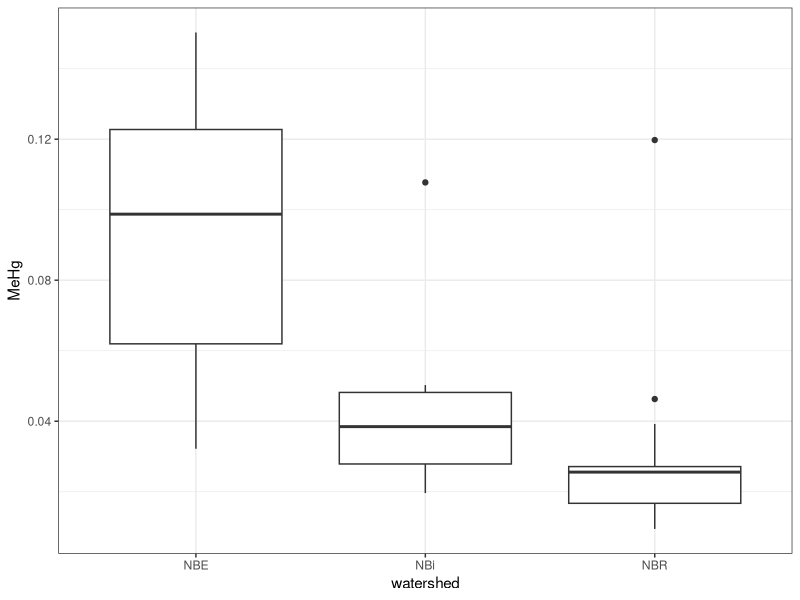
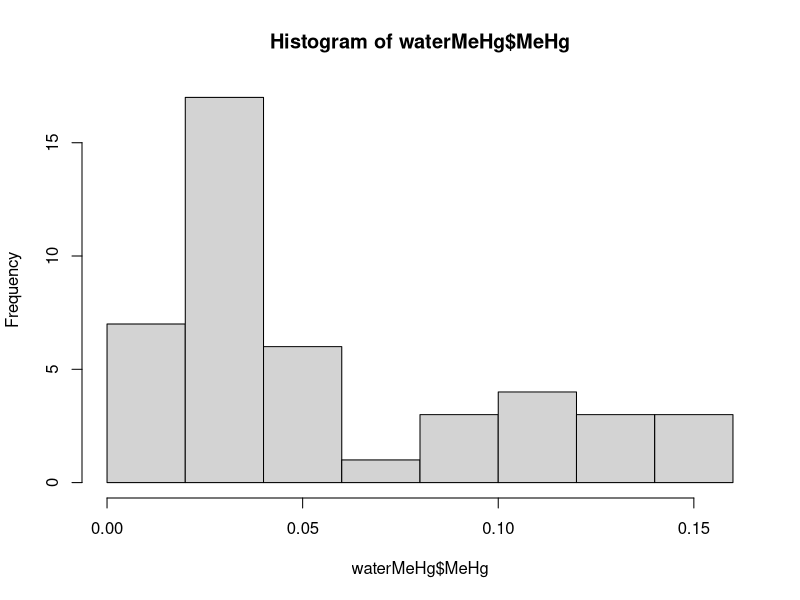
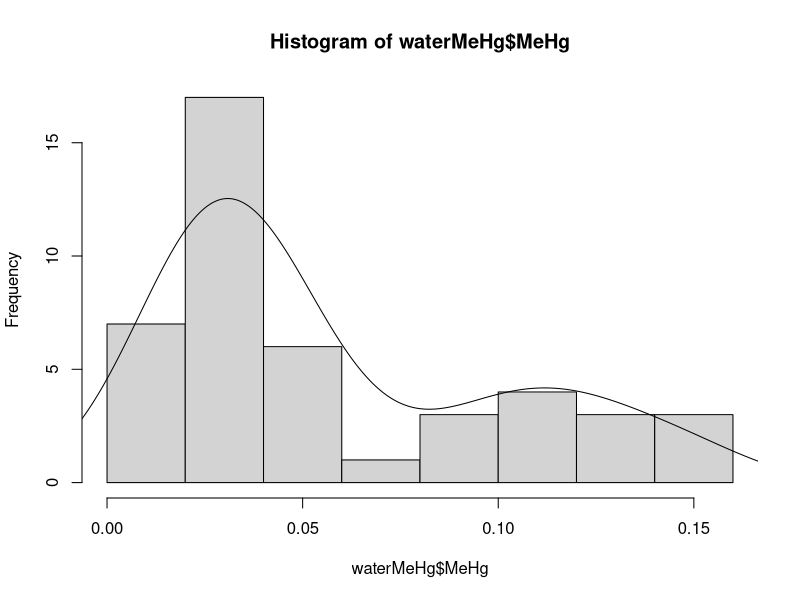
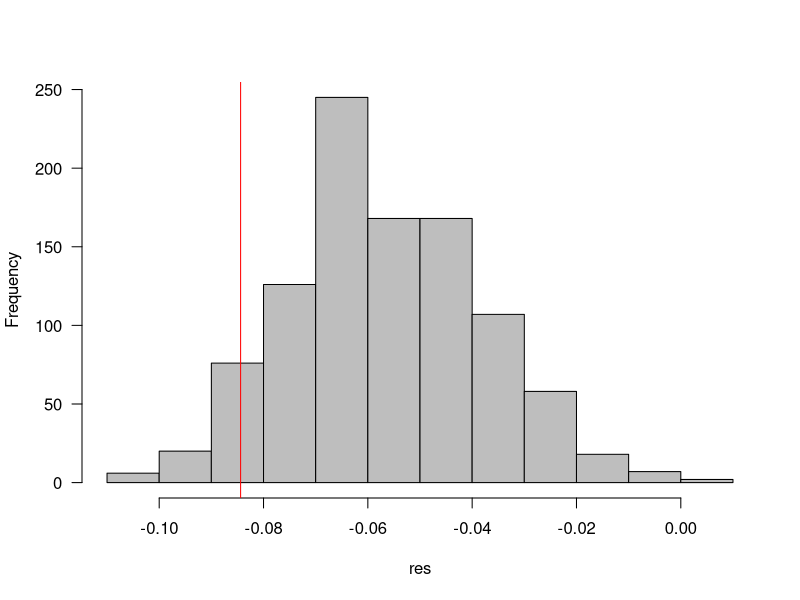

Generate these figures, in order, with R:
########
#Testing if my data are normal
#etc..
########

#load libraries 
library(dplyr)
library(ggplot2)
library(ggfortify)
library(gtools)

#I want to change the display outside of alpha order

waterMeHg <-read.csv("NB-MeHg-Results-UofT2018.csv")

#trimming out the values we don't want (too low for an accurate read). trim values >0.10 for NBi and NBR
waterMeHg <- waterMeHg %>%
  filter(MeHg > 0.007)

#viewing data grouped by category using a box and whisker plot 
ggplot(waterMeHg, aes(x=watershed, y=MeHg))+
  geom_boxplot()+
  theme_bw()

#checking if data is normal, does not look normal  
myhist <- hist(waterMeHg$MeHg)
multiplier <- myhist$counts / myhist$density
mydensity <- density(waterMeHg$MeHg)

plot(myhist)
lines(mydensity)


#Using the Kruskal Wallis test since it's the one-way ANOVA equivalent test for nonparametric data
kwt <- kruskal.test(MeHg~watershed, data=waterMeHg)
kwt

######################
#Now starting to actually do the permutations 
#Looking at the means 
######################
set.seed(101) ## for reproducibility
nsim <- 1000
res <- numeric(nsim) ## set aside space for results
for (i in 1:nsim) {
  ## standard approach: scramble response value
  perm <- sample(nrow(waterMeHg))
  bdat <- transform(waterMeHg,MeHg=MeHg[perm])
  ## compute & store difference in means; store the value
  res[i] <- mean(bdat[bdat$watershed=="NBi","MeHg"])-
    mean(bdat[bdat$watershed=="NBR","MeHg"])-
    mean(bdat[bdat$watershed=="NBE","MeHg"])
}
obs <- mean(waterMeHg[waterMeHg$watershed=="NBi","MeHg"])-
  mean(waterMeHg[waterMeHg$watershed=="NBR","MeHg"])-
  mean(waterMeHg[waterMeHg$watershed=="NBE","MeHg"])
  
## append the observed value to the list of results
res <- c(res,obs)

#picture of results 
hist(res,col="gray",las=1,main="")
abline(v=obs,col="red")
